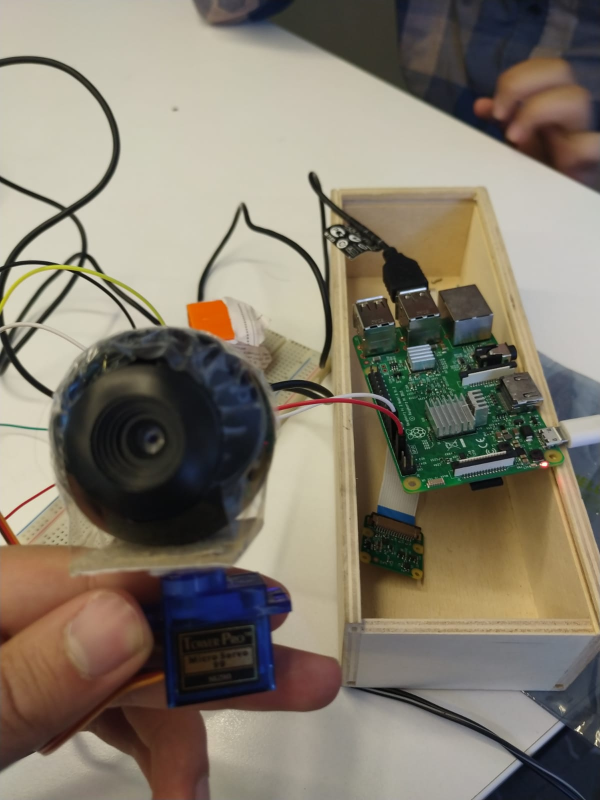
#> input picture ProjeGoruntusu.jpg, 1200 x 1600 px, given in place of the camera (shown at 1/2 size)
$ python LaserTracking.py   (older library calls are emulated)
#> lines starting #> are read from the running program, lines starting #| are printed output that depends on the picture; after the words box and inside, x2 and y2 are one past the last pixel; in counts of white or black regions, pixels touching at a corner belong together
#Tanımlar
import cv2, time
import numpy as np
import RPi.GPIO as GPIO

#Servo Pin Ayarları
servoPIN = 18
GPIO.setmode(GPIO.BCM)
GPIO.setup(servoPIN, GPIO.OUT)

p = GPIO.PWM(servoPIN, 50)
p.start(2.5)

#açıya göre servo konum hesabı
angle=90
duty=angle/20+2
p.ChangeDutyCycle(duty)

# kameradan görüntü alınması
cap = cv2.VideoCapture(0)
cap.set(cv2.CAP_PROP_FRAME_WIDTH,640)
cap.set(cv2.CAP_PROP_FRAME_HEIGHT,480)

m=0
mid_x=0

# renk tespiti
while True:
    _, img = cap.read()
#> img is the input picture: shape (1600, 1200, 3); mean B, G, R 108.4, 122.8, 130.8

    # renk uzayı filtreleme için bgrdan hsvye dönüştürülür
    hsv = cv2.cvtColor(img, cv2.COLOR_BGR2HSV)
#> hsv: shape (1600, 1200, 3); mean H, S, V 38.1, 65.2, 134.5

    #turuncu nesnenin tespiti için gereken sınır değerler
    orange_lower = np.array([5,50,50],np.uint8)
    orange_upper = np.array([15,255,255],np.uint8)

    # sınır değerlere göre filtreleme işlemleri
    orange = cv2.inRange(hsv, orange_lower, orange_upper)
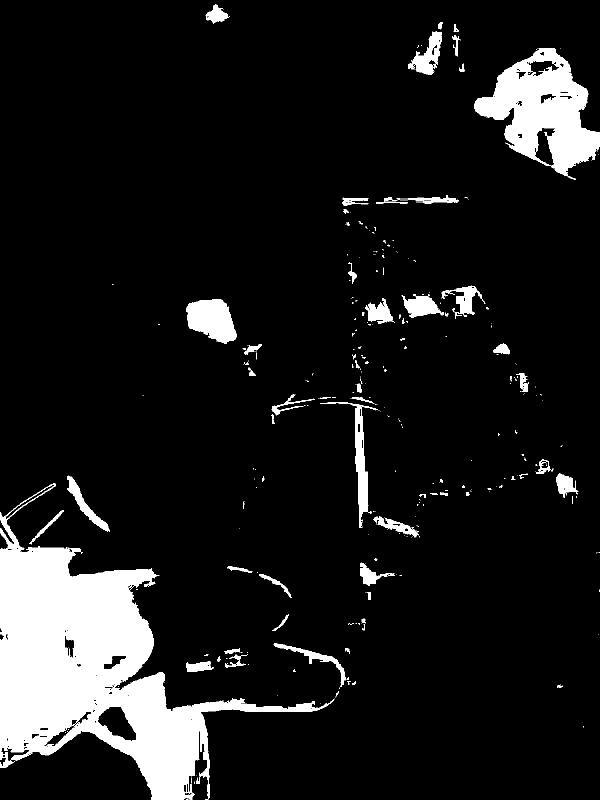
#> orange: shape (1600, 1200) (shown at 1/2 size); 10.4% white; 366 white regions (292 under 20 px), largest, box (x1, y1, x2, y2) and area: (0, 967, 670, 1600) 130941, (949, 96, 1200, 360) 32163, (372, 598, 473, 687) 6237

    kernal = np.ones((5 ,5), "uint8")

    blue=cv2.dilate(orange, kernal)
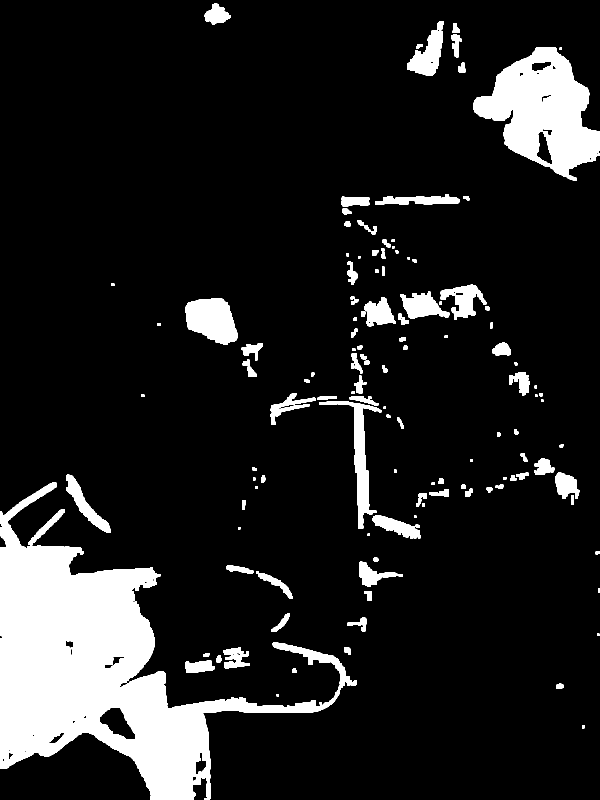
#> blue: shape (1600, 1200) (shown at 1/2 size); 12.7% white; 133 white regions

    res=cv2.bitwise_and(img, img, mask = orange)
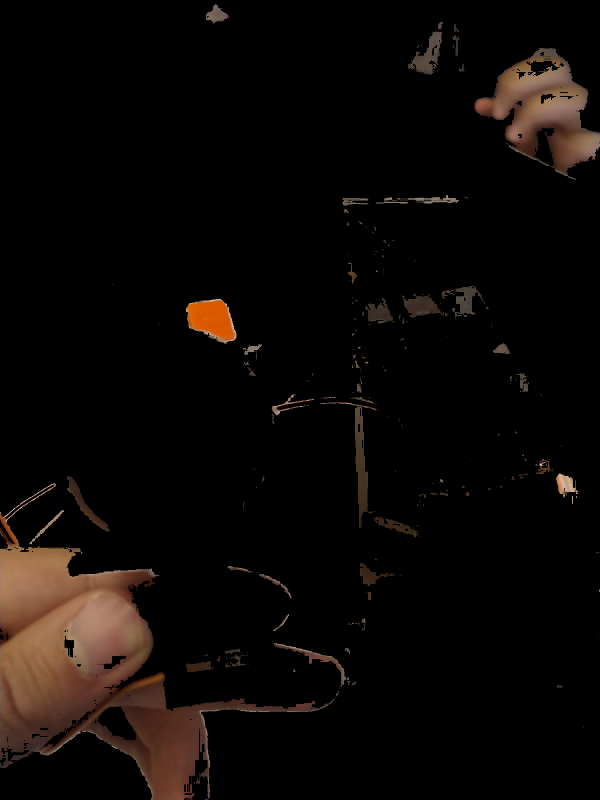
#> res: shape (1600, 1200, 3) (shown at 1/2 size); mean B, G, R 6, 8.2, 12.1

    (_,contours,hierarchy)=cv2.findContours(orange,cv2.RETR_TREE,cv2.CHAIN_APPROX_SIMPLE)
#> contours = 688 contours, 584 with area under 20; largest, box (x1, y1, x2, y2) and area: (0, 967, 670, 1600) 135765, (949, 96, 1200, 360) 35316, (372, 598, 473, 687) 6083, (640, 805, 756, 1056) 3762, (195, 1412, 274, 1483) 3132

    # tespit edilen renkteki nesnenin etrafına kutu çizilmesi
    for pic, contour in enumerate(contours):
        area = cv2.contourArea(contour)
        if(area>5000):
            x,y,w,h = cv2.boundingRect(contour)
            img = cv2.rectangle(img,(x,y),(x+w,y+h),(255,0,0),3)
            mid_x=x+w/2 # nesnenin orta nokta koordinatı bulunur
#> this loop made 688 passes
#> (area, x, y, w, h, mid_x) on passes 148, 434, 586: (135765, 0, 967, 670, 633, 335), (6083, 372, 598, 101, 89, 422.5), (35315.5, 949, 96, 251, 264, 1074.5)
#> area on passes 23, 31, 39, 40, 45, 46: 22, 737.5, 34.5, 235, 147, 39
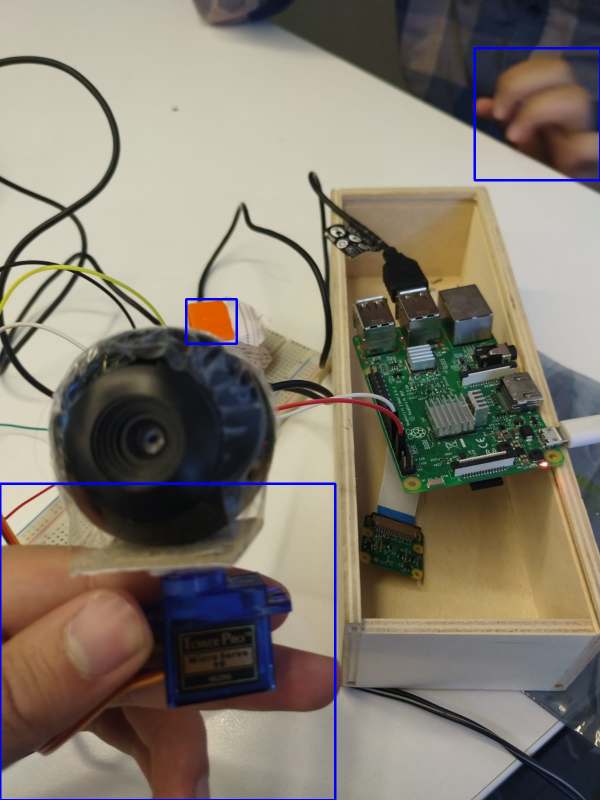
#> img: shape (1600, 1200, 3) (shown at 1/2 size); 0.83% of pixels changed, all inside (x1, y1, x2, y2) = (0, 94, 1200, 1600)

    # servo ile nesne takip algoritması

    if(mid_x>320) and abs(mid_x-320)>150:

        angle=angle-5

        if angle < 10:
            angle=10

        duty = angle / 20.0 + 2
        p.ChangeDutyCycle(duty)

    elif(mid_x<320) and abs(mid_x-320)>150:

        angle=angle+5

        if angle > 180:
            angle = 180

        duty = angle / 20.0 + 2
        p.ChangeDutyCycle(duty)


    time.sleep(0.05)
